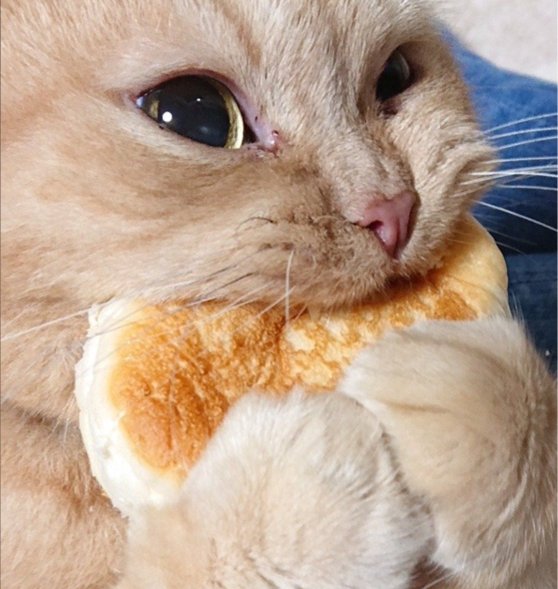
#> input picture cat_0.png, 1115 x 1178 px (shown at 1/2 size)
$ python SKUKOZHIVATEL.py
#> lines starting #> are read from the running program, lines starting #| are printed output that depends on the picture
import numpy as np
from scipy import integrate
from PIL import Image


# Input Data
image_name = "cat_0.png"
number_of_squeezed_cats = 60 # The higher the number the slower the squeezing


image = Image.open(image_name)
#> image is the input picture: PIL image 1115x1178 RGBA; mean R, G, B, A 185.9, 161.5, 142.5, 255
width, height = image.size
#> width = 1115; height = 1178
def f(t, r):
    x, y = r
    fx = -x
    fy = -y
    return fx, fy
# Taken from explanation of video, where solve_ivp explained


SKUKOZHIVATEL_RESULT = integrate.solve_ivp(f, (0, 10), (width, height), t_eval= np.linspace(0, 10, number_of_squeezed_cats))
for i in range (0, number_of_squeezed_cats):
    a, b = int(SKUKOZHIVATEL_RESULT.y[0][i]), int(SKUKOZHIVATEL_RESULT.y[1][i])
    if a <= 1 or b <= 1:
        continue
    # There were some negative numbers, so program crashed, so I added a check for that

    image.resize((a, b)).save(f"cat_{i+1}.png")
    i = i + 1
#> this loop made 60 passes
#> pass 2, `image.resize((a, b)).save(f"cat_{i+1}.png")`:
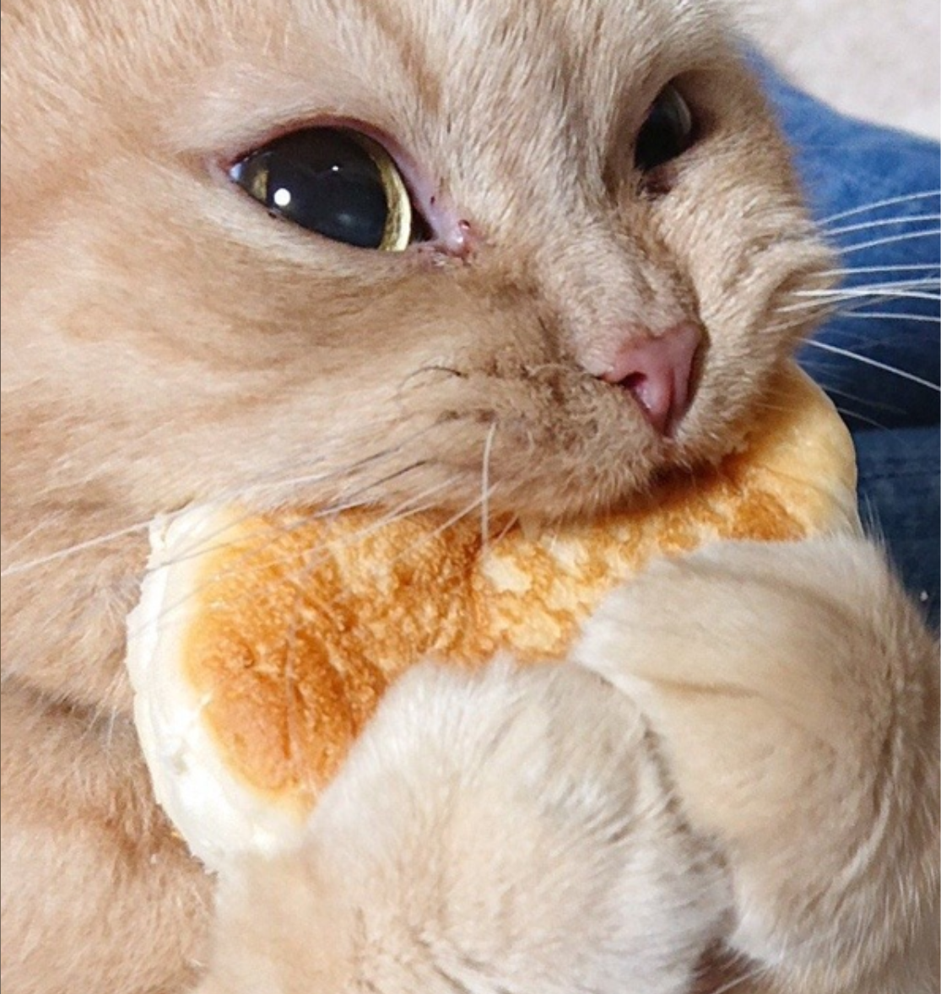
#> saved as cat_2.png: PIL image 941x994 RGBA; mean R, G, B, A 185.9, 161.5, 142.5, 255
